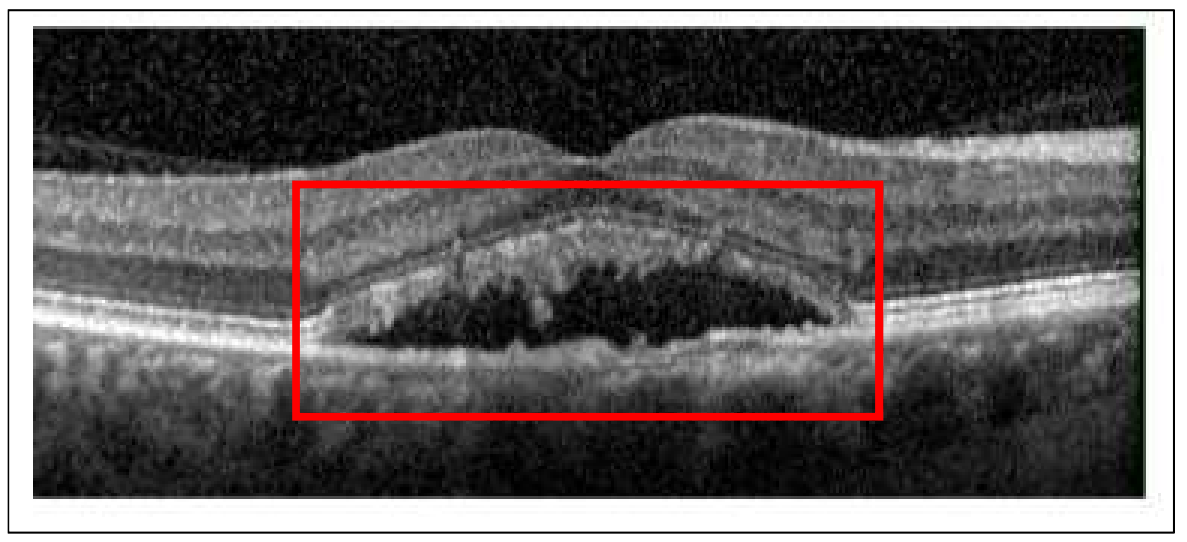
#> input picture srf.PNG, 1187 x 542 px
$ python -i oct_preprocessing.py   (imports and definitions only)
#> lines starting #> are read from the running program, lines starting #| are printed output that depends on the picture; after the words box and inside, x2 and y2 are one past the last pixel; in counts of white or black regions, pixels touching at a corner belong together
"""
Image pre-processing module for OCT image SRF detection.

Binarization, Filtering, Cropping, etc. functions for the SRF detection task.

final exercise from the lecture:
Introduction to Signal and Image Processing FS19
by:
Prof. Raphael Sznitman

See README.md for the full exercise description.
"""

__author__ = "Jan Wälchli, Mario Moser, Dominik Meise"
__copyright__ = "Copyright 2019; Jan Wälchli, Mario Moser, Dominik Meise; All rigths reserved."
__email__ = "dominik.meise@students.unibe.ch"


import numpy as np
import cv2 as cv
from skimage import io, color, exposure
from skimage.filters import threshold_otsu, gaussian


# [33 lines left out: functions load_img_as_gray, load_preproc_template, perform_bulk_perproc, not called in this run]


def otsu_binarize(img, sigma=1):
    """Return binarized image by using gaussian blurring and otsu thresholding."""
#> called with sigma = 1
    if len(img.shape) == 3:
        img = color.rgb2gray(img)
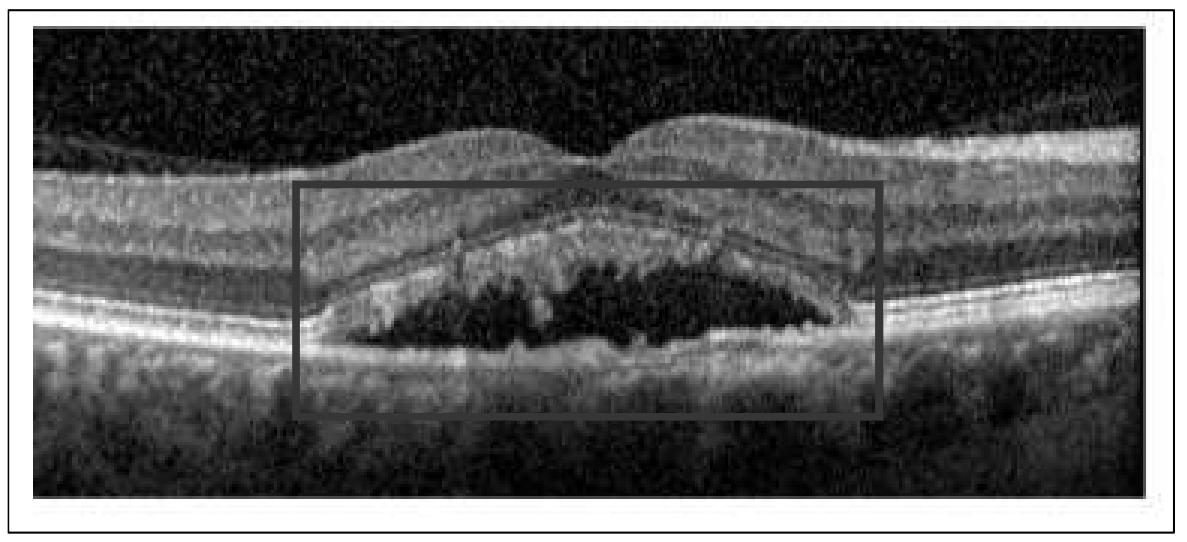
#> img: shape (542, 1187) float64; min 0, max 1, mean 0.386
    elif len(img.shape) != 2:
        raise ValueError('Cannot handle unknown Image dimension!')

    img_blur = gaussian(img, sigma=sigma)
    otsu_thresh = threshold_otsu(img_blur)
#> otsu_thresh = 0.541
    img_bin = img_blur > otsu_thresh
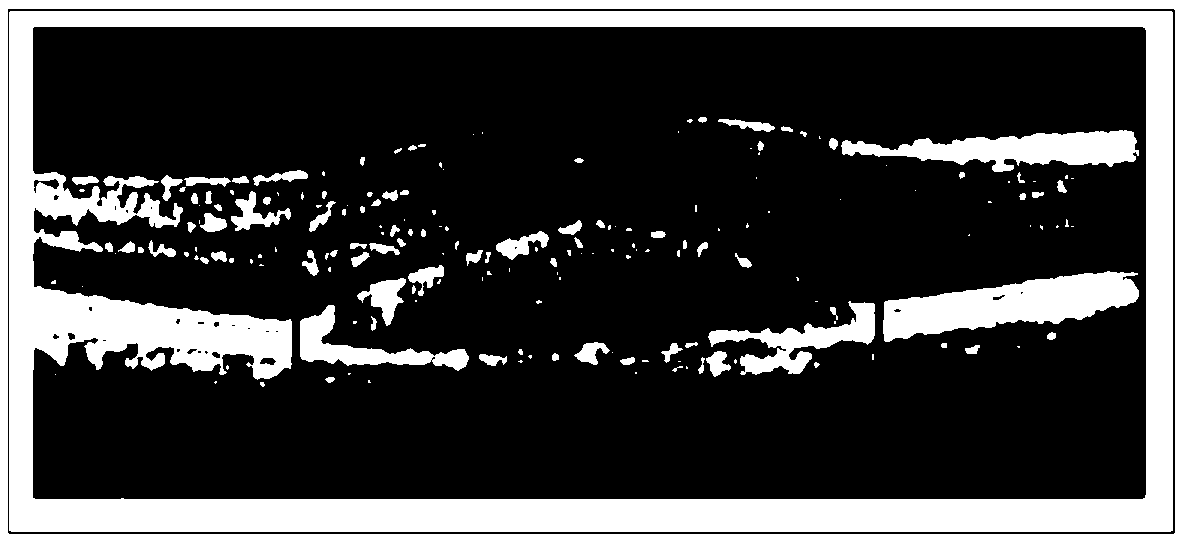
#> img_bin: shape (542, 1187) bool; 25.8% white; 188 white regions (96 under 20 px), largest, box (x1, y1, x2, y2) and area: (9, 11, 1173, 532) 99866, (0, 0, 1187, 542) 30682, (883, 271, 1139, 342) 9793

    return img_bin


# [44 lines left out: functions crop, hist_equalize, opening_denoising, not called in this run]


def nonloc_denoising(img, denoise_strength):
    return cv.fastNlMeansDenoising(img, h=denoise_strength)

>>> import cv2
>>> picture = cv2.cvtColor(cv2.imread('srf.PNG'), cv2.COLOR_BGR2RGB)
>>> result = otsu_binarize(picture)
